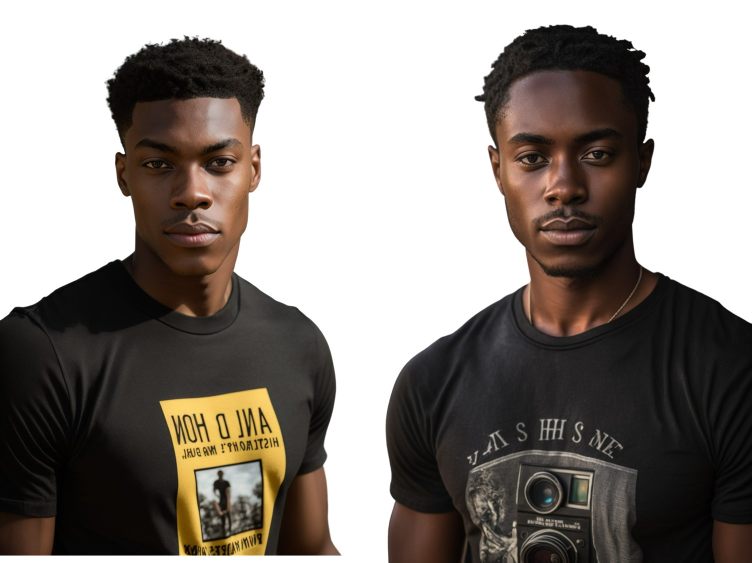
#> input picture preliminary/dan.jpg, 1503 x 1125 px (shown at 1/2 size)
$ python 'application_echange_de _deux_visages.py'
#> lines starting #> are read from the running program, lines starting #| are printed output that depends on the picture
# -*- coding: utf-8 -*-
"""
Created on Tue Mar 28 07:56:10 2023

@author: User
"""

import cv2 as cv
import sys

# charger le classificateur en cascade pré-entrainé
face_cascade = cv.CascadeClassifier('haarcascade_frontalface_default.xml')

# charger l'image
img = cv.imread('dan.jpg')
#> img is the input picture: shape (1125, 1503, 3); mean B, G, R 128, 133.3, 139.5
img_gray = cv.cvtColor(img, cv.COLOR_BGR2GRAY)
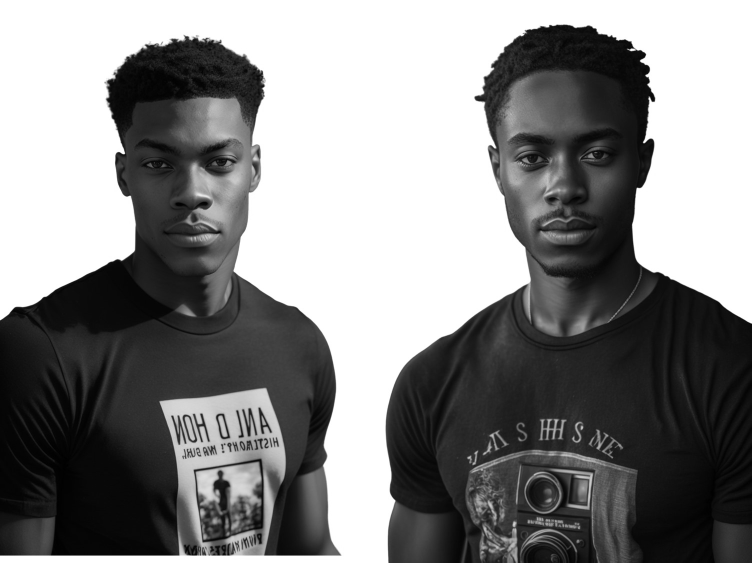
#> img_gray: shape (1125, 1503) (shown at 1/2 size); min 0, max 255, mean 134.5

# exécuter la détection de visage
faces = face_cascade.detectMultiScale(img_gray, 1.1, 8)
#> faces = [[226, 203, 311, 311], [968, 181, 324, 324]]

# vérifier le nombre de visages
if len(faces) != 2:
    sys.exit('la photo doit avoir exactement 2 visages, réessayez...')

# récupération des dimensions de chaque visage
x1, y1, w1, h1 = faces[0]
#> x1 = 226; y1 = 203; w1 = 311; h1 = 311
x2, y2, w2, h2 = faces[1]
#> x2 = 968; y2 = 181; w2 = 324; h2 = 324

# extraction des 2 visages de l'image
face1 = img[y1:y1+h1,x1:x1+w1]
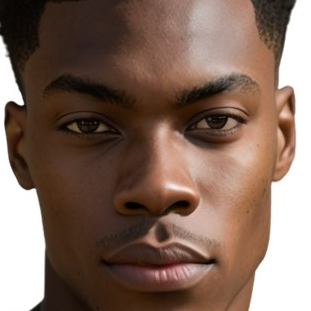
#> face1: shape (311, 311, 3); mean B, G, R 92.5, 105.5, 129.6
face2 = img[y2:y2+h2,x2:x2+w2]
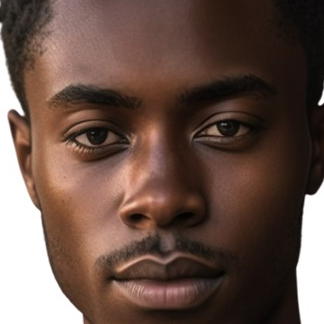
#> face2: shape (324, 324, 3); mean B, G, R 72.1, 81.4, 104

# redimensionner face2 aux dimensions de face1 et vice versa
face2 = cv.resize(face2,(w1,h1))
#> face2: shape (311, 311, 3)
face1 = cv.resize(face1,(w2,h2))
#> face1: shape (324, 324, 3)

# remplacer face2 par face1
img[y2:y2+h2,x2:x2+w2] = face1

# remplacer face1 par face2
img[y1:y1+h1,x1:x1+w1] = face2
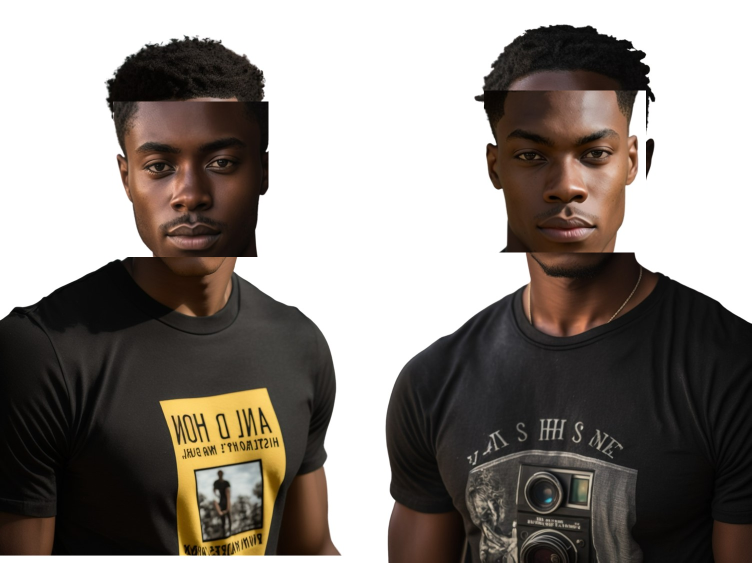
#> img: shape (1125, 1503, 3) (shown at 1/2 size); mean B, G, R 128.1, 133.4, 139.6

# afficher l'échange de visages
cv.imshow('échange', img)
cv.waitKey(0)
cv.destroyAllWindows()
